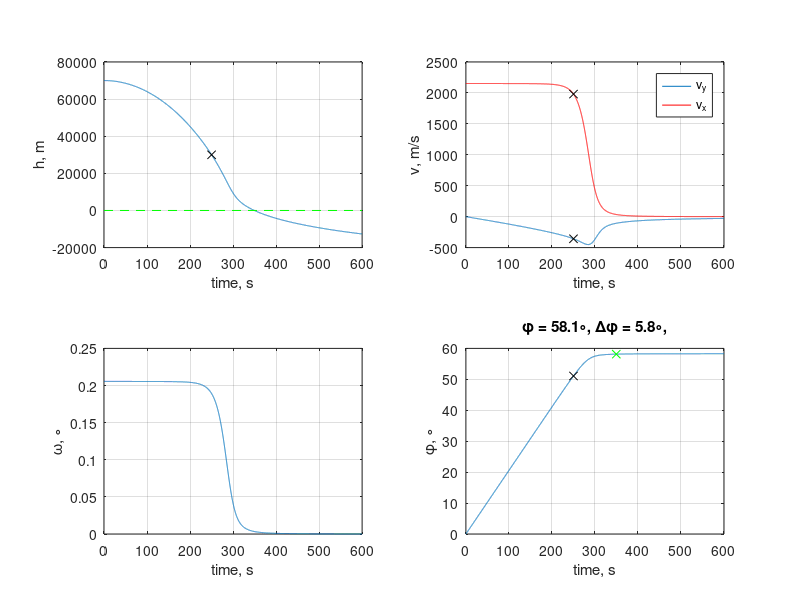

The MATLAB source for this figure:
% calculation of reentry
clear
t_70 = 2*pi*sqrt( (70E3+600E3)^3 / (3.53E12) );

v0 = 2403; % inital orbital speed
d = 0.2;   % drag of the part
tp = t_70 / 2;% time to periapse

h0 = 70E3; % initial altitude
hv0 = 0; % vertical initial velocity
p0 = 0; % initial phase

R = 600E3; % Kerbin Radius
H = 5000; % preasure altitute
a = 0.008; %magic coeff of drag to mass relation
ro = 1.22309; % preasure coefficient
g = 9.8; %Gravity const

W = 2*pi./(6*3600); % Kerbin angular velocity

dt = 0.1;
t = [0:dt:10*60];

h=nan(size(t));
v=nan(size(t));
w=nan(size(t));

h(1) = h0;
v(1) = hv0;
w(1) = v0 / (R+h(1));
p(1) = p0;

for it=2:numel(t)
    h(it) = dt * v(it-1) + h(it-1);
    v(it) = -1*dt*g + dt*0.5*ro*exp(-1*h(it-1)/H)*(v(it-1)^2)*d*a + dt*(R+h(it-1))*(w(it-1))^2 + v(it-1);
    w(it) = -dt*0.5*ro*exp(-1*h(it-1)/H)*(((R+h(it-1))*w(it-1))^2)*d*a/(R+h(it-1)) + w(it-1);
    p(it) = dt * w(it-1) + p(it-1);
end
[~,h_idx] = min(abs(h - 30E3));
[~,p_idx] = min(abs(h));

subplot(2,2,1)
plot(t,h,'-',[t(1) t(end)],[0 0],'g--',t(h_idx),h(h_idx),'kx'); ylabel('h, m');xlabel('time, s');
grid on;
subplot(2,2,2)
plot(t,v,'-',t,w*R,'r-',t(h_idx),v(h_idx),'xk',t(h_idx),w(h_idx)*R,'xk'); ylabel('v, m/s');xlabel('time, s');
grid on;
legend('v_y','v_x')
subplot(2,2,3)
plot(t,w*180/pi); ylabel('\omega, \circ');xlabel('time, s');
grid on;
subplot(2,2,4)
plot(t,p*180/pi,'-',t(p_idx),p(p_idx)*180/pi,'gx',t(h_idx),p(h_idx)*180/pi,'xk'); ylabel('\phi, \circ');xlabel('time, s');
%title(sprintf('\\phi = %2.1f\\circ, \\Delta\\phi = %2.1f\\circ,',p(p_idx)*180/pi, (abs(p(p_idx)-p(h_idx)) + W*(abs(t(p_idx)-t(h_idx)) + tp))*180/pi ));
title(sprintf('\\phi = %2.1f\\circ, \\Delta\\phi = %2.1f\\circ,',p(p_idx)*180/pi, W*t(p_idx)*180/pi ));
grid on;